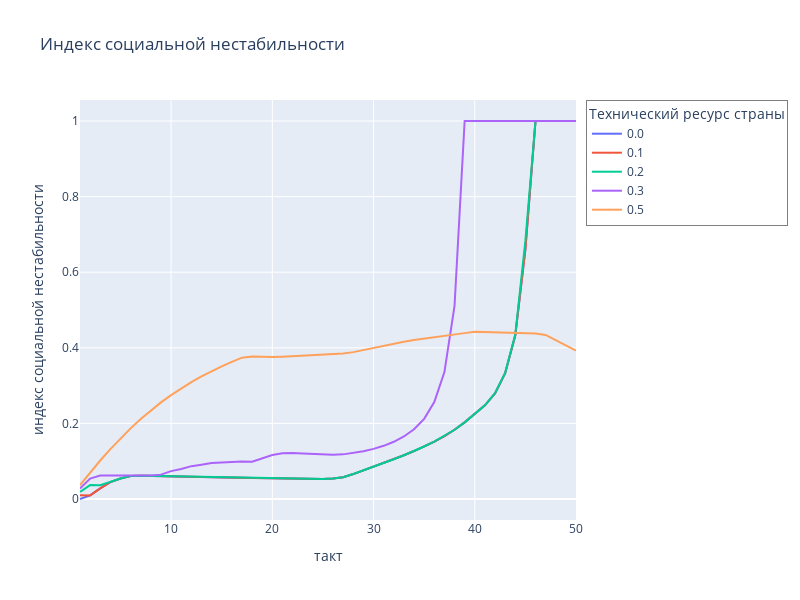

Notebook cell for this chart:
### Code cell
fig = px.line(df5_ls, x='i', y='inst', color='country', title='Индекс социальной нестабильности')
fig.update_layout(
    width=800, 
    height=600,
    xaxis_title='такт',  
    yaxis_title='индекс социальной нестабильности', 
    showlegend=True,  
    legend_title='Технический ресурс страны',  
    legend=dict(
        bgcolor='rgba(255, 255, 255, 0.5)',  
        bordercolor='rgba(0, 0, 0, 0.5)',  
        borderwidth=1)
)

fig.show()
fig.write_image("i5.png")

### Figure 1 — Plotly figure (JSON) as saved in the notebook; plotly's stock layout.template omitted (floating-point values rounded to 4 significant figures)
{"data": [{"hovertemplate": "country=0.0<br>i=%{x}<br>inst=%{y}<extra></extra>", "legendgroup": "0.0", "line": {"color": "#636efa", "dash": "solid"}, "marker": {"symbol": "circle"}, "mode": "lines", "name": "0.0", "orientation": "v", "showlegend": true, "type": "scatter", "x": [1, 2, 3, 4, 5, 6, 7, 8, 9, 10, 11, 12, 13, 14, 15, 16, 17, 18, 19, 20, 21, 22, 23, 24, 25, 26, 27, 28, 29, 30, 31, 32, 33, 34, 35, 36, 37, 38, 39, 40, 41, 42, 43, 44, 45, 46, 47, 48, 49, 50], "xaxis": "x", "y": [0, 0.009428, 0.02799, 0.04487, 0.05417, 0.06094, 0.06171, 0.06141, 0.06061, 0.06003, 0.05938, 0.05881, 0.05821, 0.05768, 0.05717, 0.05674, 0.05636, 0.0557, 0.0551, 0.05456, 0.054, 0.05341, 0.05282, 0.05245, 0.05264, 0.05394, 0.05751, 0.06595, 0.07551, 0.08517, 0.09502, 0.1052, 0.1157, 0.1269, 0.1388, 0.1519, 0.1665, 0.1832, 0.2027, 0.2263, 0.2478, 0.2794, 0.3326, 0.4322, 0.6602, 1, 1, 1, 1, 1], "yaxis": "y"}, {"hovertemplate": "country=0.1<br>i=%{x}<br>inst=%{y}<extra></extra>", "legendgroup": "0.1", "line": {"color": "#EF553B", "dash": "solid"}, "marker": {"symbol": "circle"}, "mode": "lines", "name": "0.1", "orientation": "v", "showlegend": true, "type": "scatter", "x": [1, 2, 3, 4, 5, 6, 7, 8, 9, 10, 11, 12, 13, 14, 15, 16, 17, 18, 19, 20, 21, 22, 23, 24, 25, 26, 27, 28, 29, 30, 31, 32, 33, 34, 35, 36, 37, 38, 39, 40, 41, 42, 43, 44, 45, 46, 47, 48, 49, 50], "xaxis": "x", "y": [0.009597, 0.009422, 0.02797, 0.04487, 0.05418, 0.06093, 0.06173, 0.06138, 0.06063, 0.06002, 0.05939, 0.0588, 0.05821, 0.05768, 0.05717, 0.05673, 0.05636, 0.0557, 0.0551, 0.05456, 0.054, 0.05341, 0.05282, 0.05245, 0.05264, 0.05394, 0.05751, 0.06595, 0.07551, 0.08517, 0.09502, 0.1052, 0.1157, 0.1269, 0.1388, 0.1519, 0.1665, 0.1832, 0.2027, 0.2262, 0.2478, 0.2795, 0.3328, 0.4325, 0.6613, 1, 1, 1, 1, 1], "yaxis": "y"}, {"hovertemplate": "country=0.2<br>i=%{x}<br>inst=%{y}<extra></extra>", "legendgroup": "0.2", "line": {"color": "#00cc96", "dash": "solid"}, "marker": {"symbol": "circle"}, "mode": "lines", "name": "0.2", "orientation": "v", "showlegend": true, "type": "scatter", "x": [1, 2, 3, 4, 5, 6, 7, 8, 9, 10, 11, 12, 13, 14, 15, 16, 17, 18, 19, 20, 21, 22, 23, 24, 25, 26, 27, 28, 29, 30, 31, 32, 33, 34, 35, 36, 37, 38, 39, 40, 41, 42, 43, 44, 45, 46, 47, 48, 49, 50], "xaxis": "x", "y": [0.01887, 0.03687, 0.03655, 0.04565, 0.05427, 0.06107, 0.0618, 0.06148, 0.06074, 0.06012, 0.05946, 0.05887, 0.05826, 0.05773, 0.05722, 0.05679, 0.05642, 0.05573, 0.05511, 0.05457, 0.05401, 0.05342, 0.05282, 0.05246, 0.05266, 0.05398, 0.0576, 0.06615, 0.07557, 0.0852, 0.09504, 0.1052, 0.1157, 0.1269, 0.1388, 0.1519, 0.1665, 0.1832, 0.2027, 0.226, 0.2479, 0.2799, 0.3337, 0.4351, 0.6835, 1, 1, 1, 1, 1], "yaxis": "y"}, {"hovertemplate": "country=0.3<br>i=%{x}<br>inst=%{y}<extra></extra>", "legendgroup": "0.3", "line": {"color": "#ab63fa", "dash": "solid"}, "marker": {"symbol": "circle"}, "mode": "lines", "name": "0.3", "orientation": "v", "showlegend": true, "type": "scatter", "x": [1, 2, 3, 4, 5, 6, 7, 8, 9, 10, 11, 12, 13, 14, 15, 16, 17, 18, 19, 20, 21, 22, 23, 24, 25, 26, 27, 28, 29, 30, 31, 32, 33, 34, 35, 36, 37, 38, 39, 40, 41, 42, 43, 44, 45, 46, 47, 48, 49, 50], "xaxis": "x", "y": [0.02783, 0.05393, 0.06217, 0.06198, 0.06227, 0.06268, 0.06229, 0.06186, 0.06443, 0.07373, 0.07944, 0.0869, 0.09077, 0.09495, 0.09674, 0.09857, 0.09904, 0.09878, 0.1076, 0.1164, 0.1209, 0.1218, 0.1206, 0.119, 0.1179, 0.1173, 0.1181, 0.1214, 0.1263, 0.1326, 0.1407, 0.1514, 0.1654, 0.1844, 0.2121, 0.2564, 0.3357, 0.5109, 1, 1, 1, 1, 1, 1, 1, 1, 1, 1, 1, 1], "yaxis": "y"}, {"hovertemplate": "country=0.5<br>i=%{x}<br>inst=%{y}<extra></extra>", "legendgroup": "0.5", "line": {"color": "#FFA15A", "dash": "solid"}, "marker": {"symbol": "circle"}, "mode": "lines", "name": "0.5", "orientation": "v", "showlegend": true, "type": "scatter", "x": [1, 2, 3, 4, 5, 6, 7, 8, 9, 10, 11, 12, 13, 14, 15, 16, 17, 18, 19, 20, 21, 22, 23, 24, 25, 26, 27, 28, 29, 30, 31, 32, 33, 34, 35, 36, 37, 38, 39, 40, 41, 42, 43, 44, 45, 46, 47, 48, 49, 50], "xaxis": "x", "y": [0.0365, 0.07018, 0.1018, 0.1319, 0.1602, 0.1868, 0.2116, 0.2345, 0.2556, 0.2749, 0.2928, 0.3091, 0.3242, 0.3382, 0.351, 0.3629, 0.374, 0.3768, 0.3757, 0.3754, 0.3763, 0.3778, 0.3794, 0.3807, 0.3818, 0.3831, 0.385, 0.3886, 0.3944, 0.4006, 0.4063, 0.4115, 0.4163, 0.4206, 0.4247, 0.4283, 0.4317, 0.4351, 0.4388, 0.4424, 0.4417, 0.4415, 0.4406, 0.4396, 0.4383, 0.4379, 0.434, 0.4204, 0.4063, 0.3926], "yaxis": "y"}], "layout": {"height": 600, "legend": {"bgcolor": "rgba(255, 255, 255, 0.5)", "bordercolor": "rgba(0, 0, 0, 0.5)", "borderwidth": 1, "title": {"text": "Технический ресурс страны"}, "tracegroupgap": 0}, "showlegend": true, "title": {"text": "Индекс социальной нестабильности"}, "width": 800, "xaxis": {"anchor": "y", "domain": [0, 1], "title": {"text": "такт"}}, "yaxis": {"anchor": "x", "domain": [0, 1], "title": {"text": "индекс социальной нестабильности"}}}}
